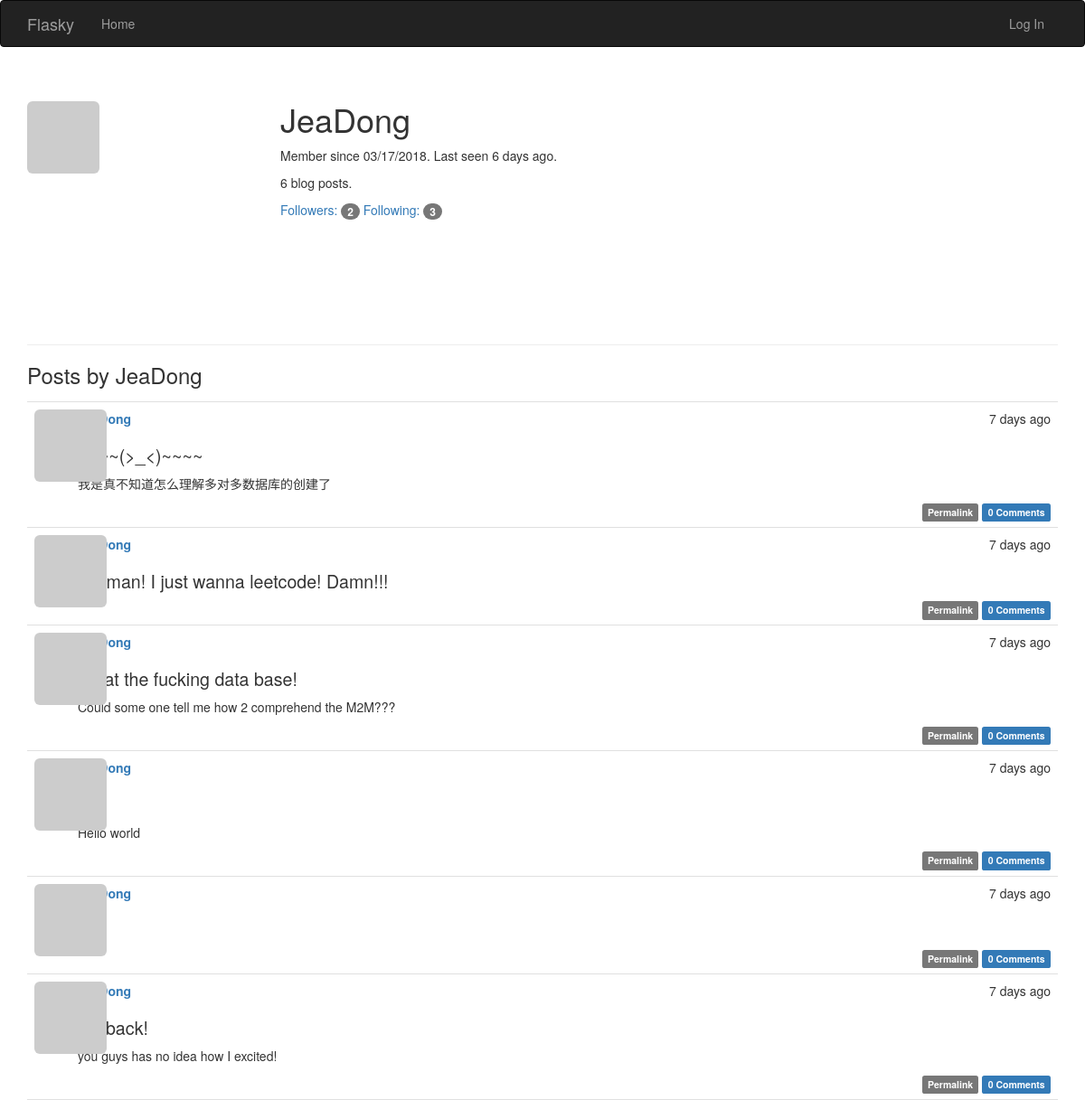
Page /user/JeaDong on the earlier database version.
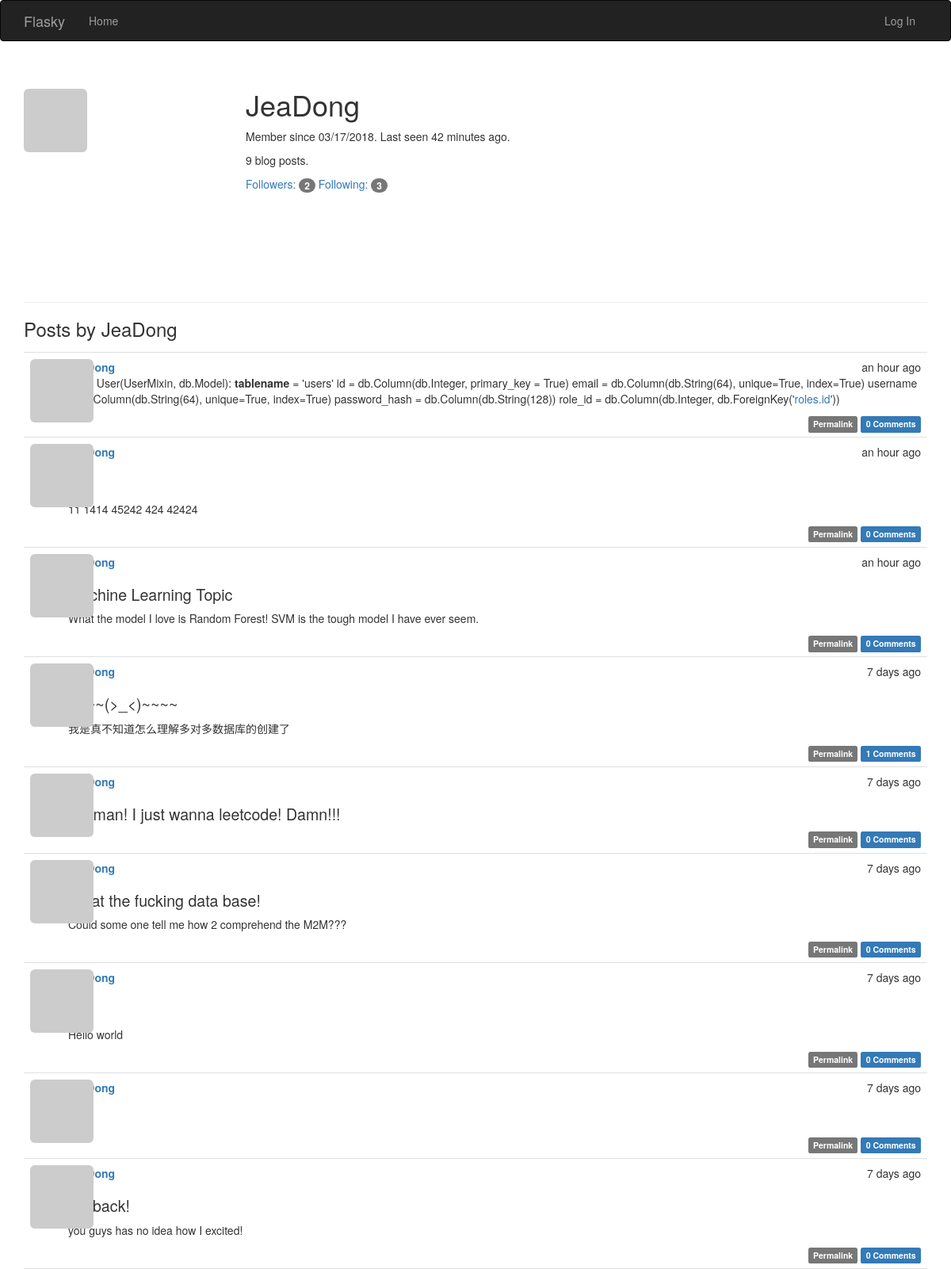
Same page on the later database version.
### app/models.py (models this page shows, shortened)
class User(UserMixin,db.Model):
    __tablename__ = 'users'
    id = db.Column(db.Integer, primary_key=True)
    username = db.Column(db.String(64), unique=True, index=True)
    role_id = db.Column(db.Integer, db.ForeignKey('roles.id'))
    email = db.Column(db.String(64), unique=True, index=True)
    password_hash = db.Column(db.String(128))
    confirmed = db.Column(db.Boolean, default=False)#可由confirm()函数决定
    name = db.Column(db.String(64))
    location = db.Column(db.String(64))
    about_me = db.Column(db.Text())#text没有长度限制
    member_since = db.Column(db.DateTime(), default=datetime.utcnow)
    last_seen = db.Column(db.DateTime(), default=datetime.utcnow)#由ping()函数不断刷新
    avatar_hash = db.Column(db.String(32))#储存md5散列值
    posts = db.relationship('Post', backref='author', lazy='dynamic')
    followed = db.relationship('Follow',#没看懂这个是怎么实现的
                               foreign_keys=[Follow.follower_id],
                               backref=db.backref('follower', lazy='joined'),
                               lazy='dynamic',
                               cascade='all, delete-orphan')
    followers = db.relationship('Follow',
                                foreign_keys=[Follow.followed_id],
                                backref=db.backref('followed', lazy='joined'),
                                lazy='dynamic',
                                cascade='all, delete-orphan')
    comments = db.relationship('Comment', backref='author', lazy='dynamic')
    @property
    def password(self):#生成的散列值无法还原密码
        raise AttributeError('password is not a readable attribute')
    def gravatar(self, size=100, default='monsterid', rating='g'):
        url = 'https://secure.gravatar.com/avatar'
        hash = hashlib.md5(self.email.lower().encode('utf-8')).hexdigest()#并不懂为什么要这么写？生成md5散列值？
        return '{url}/{hash}?s={size}&d={default}&r={rating}'.format(
            url=url, hash=hash, size=size, default=default, rating=rating)

class Post(db.Model):#文章数据
    __tablename__ = 'posts'
    id = db.Column(db.Integer, primary_key=True)
    body = db.Column(db.Text)
    timestamp = db.Column(db.DateTime, index=True, default=datetime.utcnow)
    author_id = db.Column(db.Integer, db.ForeignKey('users.id'))
    body_html = db.Column(db.Text)#转换后的html缓存#Markdown源文本，用于编辑
    comments = db.relationship('Comment', backref='post', lazy='dynamic')

### app/main/views.py (the view)
@main.route('/user/<username>')
def user(username):
    user = User.query.filter_by(username=username).first()#从数据库中查找用户
    if user is None:#找不到则返回404
        abort(404)
    posts = user.posts.order_by(Post.timestamp.desc()).all()#显示只有用户发表的文章
    return render_template('user.html', user=user, posts=posts)

### app/auth/views.py (called while the page is built)
@auth.before_app_request#调用视图函数前调用，拦截不必要的请求
def before_request():
    if current_user.is_authenticated:
        current_user.ping()#收到用户登录请求时刷新时间
        if not current_user.confirmed \
                and request.endpoint \
                and request.blueprint != 'auth' \
                and request.endpoint != 'static':
            return redirect(url_for('auth.unconfirmed'))

### app/main/__init__.py (called while the page is built)
@main.app_context_processor#全局作用，但是不知道作用是什么
def inject_permissions():
    return dict(Permission=Permission)

### app/models.py (called while the page is built)
    def can(self, permissions):
        return False

    def is_administrator(self):
        return False

### app/templates/user.html (shortened to what this page needs)
{% extends "base.html" %}
{% import "_macros.html" as macros %}
{% block page_content %}
<div class="page-header">
    <img class="img-rounded profile-thumbnail" src="{{ user.gravatar(size=256) }}">
    <div class="profile-header">
        <h1>{{ user.username }}</h1>
        <p>Member since {{ moment(user.member_since).format('L') }}. Last seen {{ moment(user.last_seen).fromNow() }}.</p>
        <p>{{ user.posts.count() }} blog posts.</p>
        <p>
            <a href="{{ url_for('.followers', username=user.username) }}">Followers: <span class="badge">{{ user.followers.count() -1 }}</span></a>
            <a href="{{ url_for('.followed_by', username=user.username) }}">Following: <span class="badge">{{ user.followed.count() -1}}</span></a>
        </p>
    </div>
</div>
<h3>Posts by {{ user.username }}</h3>
{% include '_posts.html' %}
{% endblock %}

### app/templates/base.html (shortened to what this page needs)
{% extends "bootstrap/base.html" %}
{% block head %}
{{ super() }}
<link rel="stylesheet" type="text/css" href="{{ url_for('static', filename='styles.css') }}">
{% endblock %}
{% block navbar %}
<div class="navbar navbar-inverse" role="navigation">
    <div class="container">
        <div class="navbar-header">
            <a class="navbar-brand" href="{{ url_for('main.index') }}">Flasky</a>
        </div>
        <div class="navbar-collapse collapse">
            <ul class="nav navbar-nav">
                <li><a href="{{ url_for('main.index') }}">Home</a></li>
            </ul>
            <ul class="nav navbar-nav navbar-right">
                {% if current_user.is_authenticated %}
                <li class="dropdown">
                    <a href="#" class="dropdown-toggle" data-toggle="dropdown">
                        <img src="{{ current_user.gravatar(size=18) }}">
                        Account <b class="caret"></b>
                    </a>
                    <ul class="dropdown-menu">
                        <li><a href="{{ url_for('auth.change_password') }}">Change Password</a></li>
                        <li><a href="{{ url_for('auth.change_email_request') }}">Change Email</a></li>
                        <li><a href="{{ url_for('auth.logout') }}">Log Out</a></li>
                    </ul>
                </li>
                {% else %}
                <li><a href="{{ url_for('auth.login') }}">Log In</a></li>
                {% endif %}
            </ul>
        </div>
    </div>
</div>
{% endblock %}
{% block content %}
<div class="container">
    {% block page_content %}{% endblock %}
</div>
{% endblock %}

### app/templates/_posts.html (shortened to what this page needs)
<ul class="posts">
    {% for post in posts %}
    <li class="post">
        <div class="post-thumbnail">
            <a href="{{ url_for('.user', username=post.author.username) }}">
                <img class="img-rounded profile-thumbnail" src="{{ post.author.gravatar(size=40) }}">
            </a>
        </div>
        <div class="post-content">
            <div class="post-date">{{ moment(post.timestamp).fromNow() }}</div>
            <div class="post-author"><a href="{{ url_for('.user', username=post.author.username) }}">{{ post.author.username }}</a></div>
            <div class="post-body">
                {% if post.body_html %}
                    {{ post.body_html | safe }}
                {% else %}
                    {{ post.body }}
                {% endif %}
            </div>
            <div class="post-footer">
                <a href="{{ url_for('.post', id=post.id) }}">
                    <span class="label label-default">Permalink</span>
                </a>
                <a href="{{ url_for('.post', id=post.id) }}#comments">
                    <span class="label label-primary">{{ post.comments.count() }} Comments</span>
                </a>
            </div>
        </div>
    </li>
    {% endfor %}
</ul>

### app/static/styles.css (style rules this page uses)
.profile-thumbnail { position: absolute; }
.profile-header { min-height: 260px; margin-left: 280px; }
ul.posts { list-style-type: none; padding: 0px; margin: 16px 0px 0px 0px; border-top: 1px solid #e0e0e0; }
ul.posts li.post { padding: 8px; border-bottom: 1px solid #e0e0e0; }
div.post-date { float: right; }
div.post-author { font-weight: bold; }
div.post-thumbnail { position: absolute; }
div.post-content { margin-left: 48px; min-height: 48px; }
div.post-footer { text-align: right; }
.post-body h1 { font-size: 140%; }

Differences in the rows shown:
changed User "JeaDong": last_seen "6 days ago" → "42 minutes ago"
added Post: timestamp "an hour ago", body_html "class User(UserMixin, db.Model): tablename = 'users' id = db.Column(db.Integer, primary_key = True) email = db.Column(db.String(64), unique=True, index=True) username = db.Column(db.String(64), unique=True, index=True) password_hash = db.Column(db.String(128)) role_id = db.Column(db.Integer, db.ForeignKey(' roles.id '))", comments.count "0"
added Post: timestamp "an hour ago", body_html "11 1414 45242 424 42424", comments.count "0"
added Post: timestamp "an hour ago", body_html "Machine Learning Topic What the model I love is Random Forest! SVM is the tough model I have ever seem.", comments.count "0"
computed for Post "~~~~(>_<)~~~~ 我是真不知道怎么理解多对多数据库的创建了": comments.count "0" → "1"
Other differences:
{{ user.posts.count() }}: "6" → "9"
